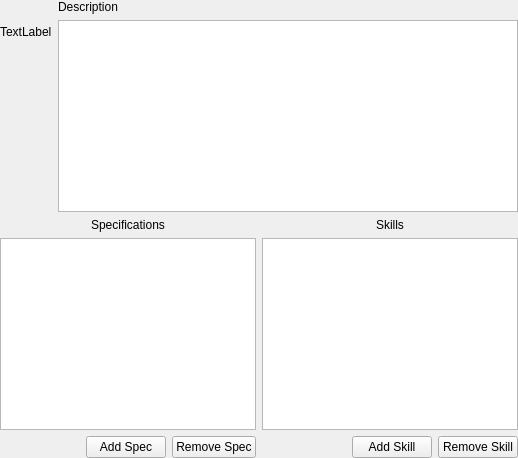
             <widget class="QStackedWidget" name="stackedWidget_fc_class_properties">
              <property name="currentIndex">
               <number>0</number>
              </property>
              <widget class="QWidget" name="page_21">
               <layout class="QVBoxLayout" name="verticalLayout_46">
                <property name="leftMargin">
                 <number>0</number>
                </property>
                <property name="topMargin">
                 <number>0</number>
                </property>
                <property name="rightMargin">
                 <number>0</number>
                </property>
                <property name="bottomMargin">
                 <number>0</number>
                </property>
                <item>
                 <layout class="QFormLayout" name="formLayout_7">
                  <item row="1" column="1">
                   <widget class="QPlainTextEdit" name="plainTextEdit_fc_class_description"/>
                  </item>
                  <item row="1" column="0">
                   <widget class="QLabel" name="label_fc_class_image">
                    <property name="text">
                     <string>TextLabel</string>
                    </property>
                   </widget>
                  </item>
                  <item row="0" column="1">
                   <widget class="QLabel" name="label_63">
                    <property name="text">
                     <string>Description</string>
                    </property>
                   </widget>
                  </item>
                 </layout>
                </item>
                <item>
                 <layout class="QHBoxLayout" name="horizontalLayout_27">
                  <item>
                   <layout class="QVBoxLayout" name="verticalLayout_47">
                    <item>
                     <widget class="QLabel" name="label_47">
                      <property name="text">
                       <string>Specifications</string>
                      </property>
                      <property name="alignment">
                       <set>Qt::AlignCenter</set>
                      </property>
                     </widget>
                    </item>
                    <item>
                     <widget class="QTableView" name="tableView_fc_class_specs">
                      <property name="selectionMode">
                       <enum>QAbstractItemView::SingleSelection</enum>
                      </property>
                      <property name="selectionBehavior">
                       <enum>QAbstractItemView::SelectRows</enum>
                      </property>
                      <attribute name="horizontalHeaderStretchLastSection">
                       <bool>true</bool>
                      </attribute>
                      <attribute name="verticalHeaderStretchLastSection">
                       <bool>false</bool>
                      </attribute>
                     </widget>
                    </item>
                    <item>
                     <layout class="QHBoxLayout" name="horizontalLayout_28">
                      <item>
                       <spacer name="horizontalSpacer_21">
                        <property name="orientation">
                         <enum>Qt::Horizontal</enum>
                        </property>
                        <property name="sizeHint" stdset="0">
                         <size>
                          <width>40</width>
                          <height>20</height>
                         </size>
                        </property>
                       </spacer>
                      </item>
                      <item>
                       <widget class="QPushButton" name="pushButton_fc_class_add_spec">
                        <property name="text">
                         <string>Add Spec</string>
                        </property>
                       </widget>
                      </item>
                      <item>
                       <widget class="QPushButton" name="pushButton_fc_class_remove_spec">
                        <property name="text">
                         <string>Remove Spec</string>
                        </property>
                       </widget>
                      </item>
                     </layout>
                    </item>
                   </layout>
                  </item>
                  <item>
                   <layout class="QVBoxLayout" name="verticalLayout_60">
                    <item>
                     <widget class="QLabel" name="label_61">
                      <property name="text">
                       <string>Skills</string>
                      </property>
                      <property name="alignment">
                       <set>Qt::AlignCenter</set>
                      </property>
                     </widget>
                    </item>
                    <item>
                     <widget class="QListView" name="listView_fc_class_skills"/>
                    </item>
                    <item>
                     <layout class="QHBoxLayout" name="horizontalLayout_37">
                      <item>
                       <spacer name="horizontalSpacer_22">
                        <property name="orientation">
                         <enum>Qt::Horizontal</enum>
                        </property>
                        <property name="sizeHint" stdset="0">
                         <size>
                          <width>40</width>
                          <height>20</height>
                         </size>
                        </property>
                       </spacer>
                      </item>
                      <item>
                       <widget class="QPushButton" name="pushButton_fc_class_add_skill">
                        <property name="text">
                         <string>Add Skill</string>
                        </property>
                       </widget>
                      </item>
                      <item>
                       <widget class="QPushButton" name="pushButton_fc_class_remove_skill">
                        <property name="text">
                         <string>Remove Skill</string>
                        </property>
                       </widget>
                      </item>
                     </layout>
                    </item>
                   </layout>
                  </item>
                 </layout>
                </item>
               </layout>
              </widget>
              <widget class="QWidget" name="page_22">
               <layout class="QVBoxLayout" name="verticalLayout_49">
                <item>
                 <widget class="QLabel" name="label_42">
                  <property name="text">
                   <string>Select an Agent Class to see its properties...</string>
                  </property>
                  <property name="wordWrap">
                   <bool>true</bool>
                  </property>
                 </widget>
                </item>
               </layout>
              </widget>
             </widget>
